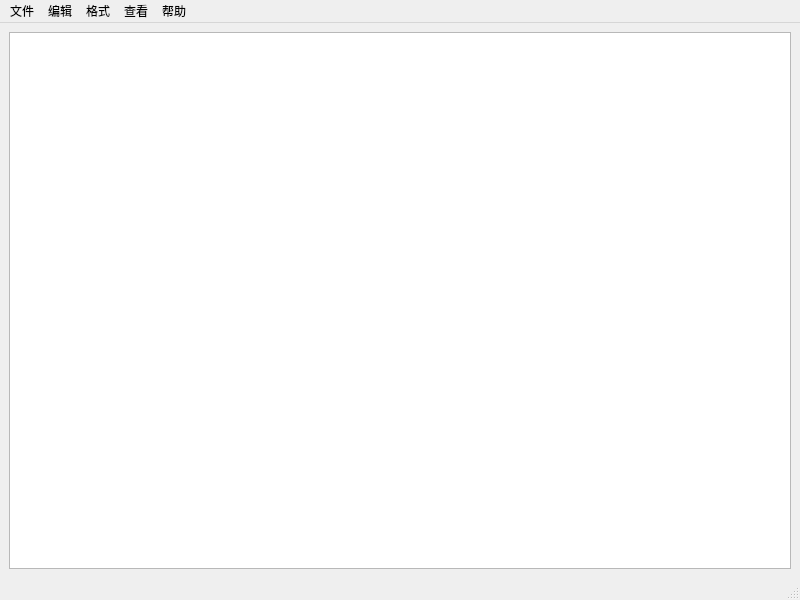
<?xml version="1.0" encoding="UTF-8"?>
<ui version="4.0">
 <class>MainWindow</class>
 <widget class="QMainWindow" name="MainWindow">
  <property name="geometry">
   <rect>
    <x>0</x>
    <y>0</y>
    <width>800</width>
    <height>600</height>
   </rect>
  </property>
  <property name="windowTitle">
   <string>MainWindow</string>
  </property>
  <widget class="QWidget" name="centralwidget">
   <layout class="QVBoxLayout" name="verticalLayout">
    <item>
     <widget class="QPlainTextEdit" name="textEdit"/>
    </item>
   </layout>
  </widget>
  <widget class="QMenuBar" name="menubar">
   <property name="geometry">
    <rect>
     <x>0</x>
     <y>0</y>
     <width>800</width>
     <height>25</height>
    </rect>
   </property>
   <widget class="QMenu" name="menu">
    <property name="title">
     <string>文件</string>
    </property>
    <addaction name="actionNew"/>
    <addaction name="actionOpen"/>
    <addaction name="actionSave"/>
    <addaction name="actionSaveAs"/>
    <addaction name="actionExit"/>
   </widget>
   <widget class="QMenu" name="menu_2">
    <property name="title">
     <string>编辑</string>
    </property>
    <addaction name="actionUndo"/>
    <addaction name="actionRedo"/>
    <addaction name="actionCut"/>
    <addaction name="actionCopy"/>
    <addaction name="actionPaste"/>
    <addaction name="actionFind"/>
    <addaction name="actionReplace"/>
    <addaction name="actionSelectAll"/>
   </widget>
   <widget class="QMenu" name="menu_3">
    <property name="title">
     <string>格式</string>
    </property>
    <addaction name="actionWordWrap"/>
    <addaction name="actionShowLineNumber"/>
    <addaction name="actionFont"/>
    <addaction name="actionFontColor"/>
    <addaction name="actionFontBgColor"/>
    <addaction name="actionEditorBgColor"/>
   </widget>
   <widget class="QMenu" name="menu_4">
    <property name="title">
     <string>查看</string>
    </property>
    <addaction name="ToolBar"/>
    <addaction name="actionStatusBar"/>
   </widget>
   <widget class="QMenu" name="menu_5">
    <property name="title">
     <string>帮助</string>
    </property>
    <addaction name="actionAbout"/>
   </widget>
   <addaction name="menu"/>
   <addaction name="menu_2"/>
   <addaction name="menu_3"/>
   <addaction name="menu_4"/>
   <addaction name="menu_5"/>
  </widget>
  <widget class="QStatusBar" name="statusbar"/>
  <action name="actionNew">
   <property name="icon">
    <iconset>
     <normaloff>icon/新建.png</normaloff>icon/新建.png</iconset>
   </property>
   <property name="text">
    <string>新建</string>
   </property>
   <property name="shortcut">
    <string>Ctrl+N</string>
   </property>
  </action>
  <action name="actionOpen">
   <property name="icon">
    <iconset>
     <normaloff>icon/打开.png</normaloff>icon/打开.png</iconset>
   </property>
   <property name="text">
    <string>打开</string>
   </property>
   <property name="shortcut">
    <string>Ctrl+O</string>
   </property>
  </action>
  <action name="actionSave">
   <property name="icon">
    <iconset>
     <normaloff>icon/保存.png</normaloff>icon/保存.png</iconset>
   </property>
   <property name="text">
    <string>保存</string>
   </property>
   <property name="shortcut">
    <string>Ctrl+S</string>
   </property>
  </action>
  <action name="actionSaveAs">
   <property name="icon">
    <iconset>
     <normaloff>icon/另存为.png</normaloff>icon/另存为.png</iconset>
   </property>
   <property name="text">
    <string>另存为</string>
   </property>
  </action>
  <action name="actionExit">
   <property name="icon">
    <iconset>
     <normaloff>icon/退出.png</normaloff>icon/退出.png</iconset>
   </property>
   <property name="text">
    <string>退出</string>
   </property>
   <property name="shortcut">
    <string>Ctrl+Q</string>
   </property>
  </action>
  <action name="actionUndo">
   <property name="icon">
    <iconset>
     <normaloff>icon/撤销.png</normaloff>icon/撤销.png</iconset>
   </property>
   <property name="text">
    <string>撤销</string>
   </property>
   <property name="shortcut">
    <string>Ctrl+Z</string>
   </property>
  </action>
  <action name="actionRedo">
   <property name="icon">
    <iconset>
     <normaloff>icon/数据恢复.png</normaloff>icon/数据恢复.png</iconset>
   </property>
   <property name="text">
    <string>恢复</string>
   </property>
   <property name="shortcut">
    <string>Ctrl+Y</string>
   </property>
  </action>
  <action name="actionCut">
   <property name="icon">
    <iconset>
     <normaloff>icon/剪切.png</normaloff>icon/剪切.png</iconset>
   </property>
   <property name="text">
    <string>剪切</string>
   </property>
   <property name="shortcut">
    <string>Ctrl+X</string>
   </property>
  </action>
  <action name="actionCopy">
   <property name="icon">
    <iconset>
     <normaloff>icon/复制.png</normaloff>icon/复制.png</iconset>
   </property>
   <property name="text">
    <string>复制</string>
   </property>
   <property name="shortcut">
    <string>Ctrl+C</string>
   </property>
  </action>
  <action name="actionPaste">
   <property name="icon">
    <iconset>
     <normaloff>icon/粘贴 (1).png</normaloff>icon/粘贴 (1).png</iconset>
   </property>
   <property name="text">
    <string>粘贴</string>
   </property>
   <property name="shortcut">
    <string>Ctrl+V</string>
   </property>
  </action>
  <action name="actionFind">
   <property name="icon">
    <iconset>
     <normaloff>icon/查找.png</normaloff>icon/查找.png</iconset>
   </property>
   <property name="text">
    <string>查找</string>
   </property>
   <property name="shortcut">
    <string>Ctrl+F</string>
   </property>
  </action>
  <action name="actionReplace">
   <property name="icon">
    <iconset>
     <normaloff>icon/替换.png</normaloff>icon/替换.png</iconset>
   </property>
   <property name="text">
    <string>替换</string>
   </property>
   <property name="shortcut">
    <string>Ctrl+H</string>
   </property>
  </action>
  <action name="actionSelectAll">
   <property name="icon">
    <iconset>
     <normaloff>icon/全选.png</normaloff>icon/全选.png</iconset>
   </property>
   <property name="text">
    <string>全选</string>
   </property>
   <property name="shortcut">
    <string>Ctrl+A</string>
   </property>
  </action>
  <action name="actionWordWrap">
   <property name="checkable">
    <bool>true</bool>
   </property>
   <property name="icon">
    <iconset>
     <normaloff>icon/自动换行.png</normaloff>icon/自动换行.png</iconset>
   </property>
   <property name="text">
    <string>自动换行</string>
   </property>
  </action>
  <action name="actionShowLineNumber">
   <property name="checkable">
    <bool>true</bool>
   </property>
   <property name="icon">
    <iconset>
     <normaloff>icon/显示行号.png</normaloff>icon/显示行号.png</iconset>
   </property>
   <property name="text">
    <string>显示行号</string>
   </property>
  </action>
  <action name="actionFont">
   <property name="icon">
    <iconset>
     <normaloff>icon/字体.png</normaloff>icon/字体.png</iconset>
   </property>
   <property name="text">
    <string>字体</string>
   </property>
  </action>
  <action name="actionFontColor">
   <property name="text">
    <string>字体颜色</string>
   </property>
  </action>
  <action name="actionFontBgColor">
   <property name="text">
    <string>字体背景色</string>
   </property>
  </action>
  <action name="actionEditorBgColor">
   <property name="text">
    <string>编辑器背景色</string>
   </property>
  </action>
  <action name="ToolBar">
   <property name="checkable">
    <bool>true</bool>
   </property>
   <property name="icon">
    <iconset>
     <normaloff>icon/工具栏.png</normaloff>icon/工具栏.png</iconset>
   </property>
   <property name="text">
    <string>工具栏</string>
   </property>
  </action>
  <action name="actionStatusBar">
   <property name="checkable">
    <bool>true</bool>
   </property>
   <property name="icon">
    <iconset>
     <normaloff>icon/.png</normaloff>icon/.png</iconset>
   </property>
   <property name="text">
    <string>状态栏</string>
   </property>
  </action>
  <action name="actionAbout">
   <property name="text">
    <string>关于</string>
   </property>
  </action>
 </widget>
 <resources/>
 <connections/>
</ui>
